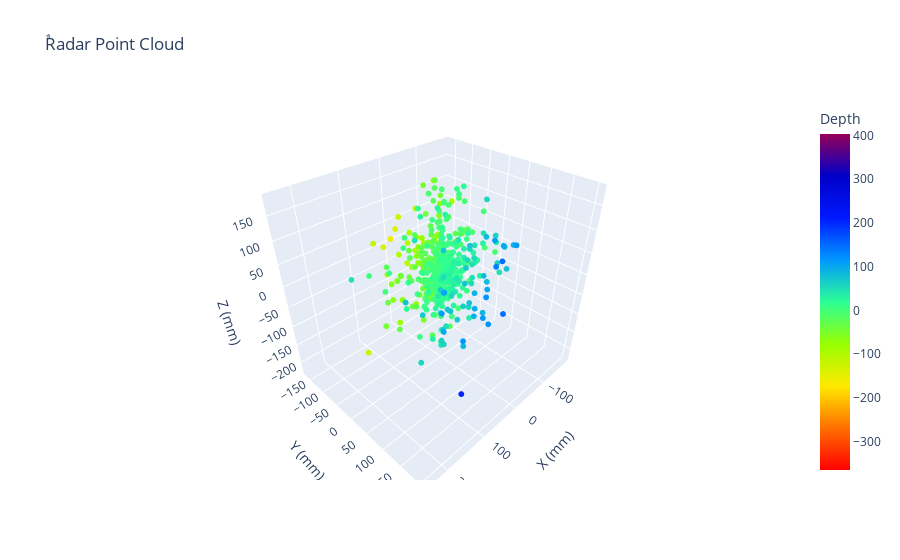
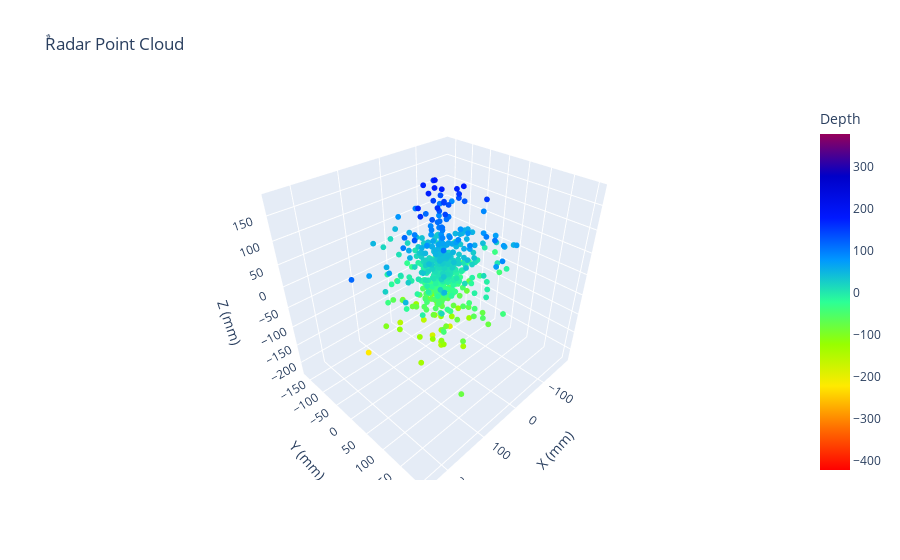

The notebook cell these images were saved under, in order:
### Code cell
plot_3D("3D_cylinder(1)",'y')
plot_3D("3D_cylinder(1)",'z')

### Figure 1 — Plotly figure (JSON) as saved in the notebook; plotly's stock layout.template omitted (floating-point values rounded to 4 significant figures; data arrays with more than 128 entries replaced by an {"elided": "..."} marker saying what was removed)
{"data": [{"hovertemplate": "X (mm)=%{x}<br>Y (mm)=%{y}<br>Z (mm)=%{z}<br>Depth=%{marker.color}<extra></extra>", "legendgroup": "", "marker": {"color": {"elided": "611 float values"}, "coloraxis": "coloraxis", "line": {"width": 0}, "opacity": 1, "size": 2, "symbol": "circle"}, "mode": "markers", "name": "", "scene": "scene", "showlegend": false, "type": "scatter3d", "x": {"elided": "611 float values"}, "y": {"elided": "611 float values"}, "z": {"elided": "611 float values"}}], "layout": {"coloraxis": {"cmax": 403.3, "cmin": -364.5, "colorbar": {"title": {"text": "Depth"}}, "colorscale": [[0, "rgb(255,0,0)"], [0.125, "rgb(255,111,0)"], [0.25, "rgb(255,234,0)"], [0.375, "rgb(151,255,0)"], [0.5, "rgb(44,255,150)"], [0.625, "rgb(0,152,255)"], [0.75, "rgb(0,25,255)"], [0.875, "rgb(0,0,200)"], [1, "rgb(150,0,90)"]]}, "legend": {"tracegroupgap": 0}, "scene": {"domain": {"x": [0, 1], "y": [0, 1]}, "xaxis": {"title": {"text": "X (mm)"}}, "yaxis": {"title": {"text": "Y (mm)"}}, "zaxis": {"title": {"text": "Z (mm)"}}}, "title": {"text": "ٌRadar Point Cloud"}}}

### Figure 2 — Plotly figure (JSON) as saved in the notebook; plotly's stock layout.template omitted (floating-point values rounded to 4 significant figures; data arrays with more than 128 entries replaced by an {"elided": "..."} marker saying what was removed)
{"data": [{"hovertemplate": "X (mm)=%{x}<br>Y (mm)=%{y}<br>Z (mm)=%{z}<br>Depth=%{marker.color}<extra></extra>", "legendgroup": "", "marker": {"color": {"elided": "611 float values"}, "coloraxis": "coloraxis", "line": {"width": 0}, "opacity": 1, "size": 2, "symbol": "circle"}, "mode": "markers", "name": "", "scene": "scene", "showlegend": false, "type": "scatter3d", "x": {"elided": "611 float values"}, "y": {"elided": "611 float values"}, "z": {"elided": "611 float values"}}], "layout": {"coloraxis": {"cmax": 377.6, "cmin": -422.5, "colorbar": {"title": {"text": "Depth"}}, "colorscale": [[0, "rgb(255,0,0)"], [0.125, "rgb(255,111,0)"], [0.25, "rgb(255,234,0)"], [0.375, "rgb(151,255,0)"], [0.5, "rgb(44,255,150)"], [0.625, "rgb(0,152,255)"], [0.75, "rgb(0,25,255)"], [0.875, "rgb(0,0,200)"], [1, "rgb(150,0,90)"]]}, "legend": {"tracegroupgap": 0}, "scene": {"domain": {"x": [0, 1], "y": [0, 1]}, "xaxis": {"title": {"text": "X (mm)"}}, "yaxis": {"title": {"text": "Y (mm)"}}, "zaxis": {"title": {"text": "Z (mm)"}}}, "title": {"text": "ٌRadar Point Cloud"}}}
